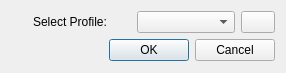
<?xml version="1.0" encoding="UTF-8"?>
<ui version="4.0">
 <class>SignInDialog</class>
 <widget class="QDialog" name="SignInDialog">
  <property name="windowModality">
   <enum>Qt::ApplicationModal</enum>
  </property>
  <property name="geometry">
   <rect>
    <x>0</x>
    <y>0</y>
    <width>286</width>
    <height>73</height>
   </rect>
  </property>
  <property name="windowTitle">
   <string>Sign in</string>
  </property>
  <property name="windowIcon">
   <iconset>
    <normaloff>:/icons/MIDAS_Desktop_Icon.png</normaloff>:/icons/MIDAS_Desktop_Icon.png</iconset>
  </property>
  <property name="modal">
   <bool>true</bool>
  </property>
  <layout class="QVBoxLayout" name="verticalLayout">
   <item>
    <layout class="QGridLayout" name="gridLayout">
     <item row="0" column="0">
      <widget class="QLabel" name="label_5">
       <property name="minimumSize">
        <size>
         <width>16</width>
         <height>16</height>
        </size>
       </property>
       <property name="maximumSize">
        <size>
         <width>16</width>
         <height>16</height>
        </size>
       </property>
       <property name="text">
        <string/>
       </property>
       <property name="pixmap">
        <pixmap>:/icons/dude3.png</pixmap>
       </property>
       <property name="scaledContents">
        <bool>true</bool>
       </property>
      </widget>
     </item>
     <item row="0" column="1">
      <widget class="QLabel" name="label">
       <property name="text">
        <string>Select Profile:</string>
       </property>
       <property name="margin">
        <number>3</number>
       </property>
      </widget>
     </item>
     <item row="0" column="2">
      <widget class="QComboBox" name="m_ProfileComboBox"/>
     </item>
     <item row="0" column="3">
      <widget class="QPushButton" name="m_CreateProfileButton">
       <property name="maximumSize">
        <size>
         <width>34</width>
         <height>34</height>
        </size>
       </property>
       <property name="toolTip">
        <string>Create a Profile</string>
       </property>
       <property name="text">
        <string/>
       </property>
       <property name="icon">
        <iconset>
         <normaloff>:/icons/add2.png</normaloff>:/icons/add2.png</iconset>
       </property>
      </widget>
     </item>
    </layout>
   </item>
   <item>
    <widget class="QDialogButtonBox" name="buttonBox">
     <property name="standardButtons">
      <set>QDialogButtonBox::Cancel|QDialogButtonBox::Ok</set>
     </property>
    </widget>
   </item>
  </layout>
 </widget>
 <tabstops>
  <tabstop>m_ProfileComboBox</tabstop>
  <tabstop>m_CreateProfileButton</tabstop>
  <tabstop>buttonBox</tabstop>
 </tabstops>
 <resources>
  <include location="../MIDASDesktopIcons.qrc"/>
  <include location="../MIDASDesktopIcons.qrc"/>
  <include location="../MIDASDesktopIcons.qrc"/>
  <include location="../MIDASDesktopIcons.qrc"/>
  <include location="../MIDASDesktopIcons.qrc"/>
  <include location="../MIDASDesktopIcons.qrc"/>
  <include location="../MIDASDesktopIcons.qrc"/>
  <include location="../MIDASDesktopIcons.qrc"/>
  <include location="../MIDASDesktopIcons.qrc"/>
  <include location="../MIDASDesktopIcons.qrc"/>
  <include location="../MIDASDesktopIcons.qrc"/>
  <include location="../MIDASDesktopIcons.qrc"/>
  <include location="../MIDASDesktopIcons.qrc"/>
 </resources>
 <connections>
  <connection>
   <sender>buttonBox</sender>
   <signal>accepted()</signal>
   <receiver>SignInDialog</receiver>
   <slot>accept()</slot>
   <hints>
    <hint type="sourcelabel">
     <x>187</x>
     <y>197</y>
    </hint>
    <hint type="destinationlabel">
     <x>128</x>
     <y>218</y>
    </hint>
   </hints>
  </connection>
  <connection>
   <sender>buttonBox</sender>
   <signal>rejected()</signal>
   <receiver>SignInDialog</receiver>
   <slot>reject()</slot>
   <hints>
    <hint type="sourcelabel">
     <x>257</x>
     <y>197</y>
    </hint>
    <hint type="destinationlabel">
     <x>306</x>
     <y>110</y>
    </hint>
   </hints>
  </connection>
 </connections>
</ui>
